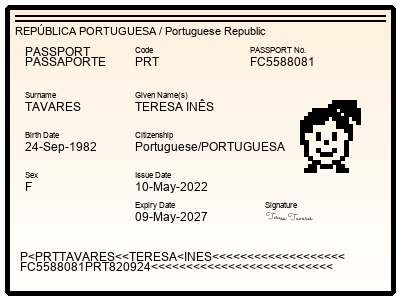
#> input picture password_image.png, 400 x 300 px
$ python -i utils.py   (imports and definitions only)
#> lines starting #> are read from the running program, lines starting #| are printed output that depends on the picture; after the words box and inside, x2 and y2 are one past the last pixel; in counts of white or black regions, pixels touching at a corner belong together
#> further down, picture is the input picture: PIL image 400x300 RGB; mean R, G, B 222.5, 216.1, 208
import string
from PIL import Image, ImageChops

def birthdate_to_num(birthdate: string):
    month_map = {
        'Jan': '01',
        'Feb': '02',
        'Mar': '03',
        'Apr': '04',
        'May': '05',
        'Jun': '06',
        'Jul': '07',
        'Aug': '08',
        'Sep': '09',
        'Oct': '10',
        'Nov': '11',
        'Dec': '12'
    }

    day, month_abbr, year = birthdate.split('-')
    return year[-2:] + month_map[month_abbr] + day.zfill(2)


def date_to_num_list(birthdate: string):
    month_map = {
        'Jan': '01',
        'Feb': '02',
        'Mar': '03',
        'Apr': '04',
        'May': '05',
        'Jun': '06',
        'Jul': '07',
        'Aug': '08',
        'Sep': '09',
        'Oct': '10',
        'Nov': '11',
        'Dec': '12'
    }

    day, month_abbr, year = birthdate.split('-')
    return year, month_map[month_abbr], day


def cropImage(image, registrationPoint=(0, 0), threshold=225):
    """
    Crops a grayscale image by removing borders whiter than the given threshold.
    Pixels with values >= threshold are treated as white (ignored).
    """
#> called with registrationPoint = (0, 0), threshold = 225
    im = image.convert("L")  # Ensure grayscale

    # Create a mask of pixels darker than threshold
    mask = im.point(lambda x: 0 if x >= threshold else 255, mode='1')
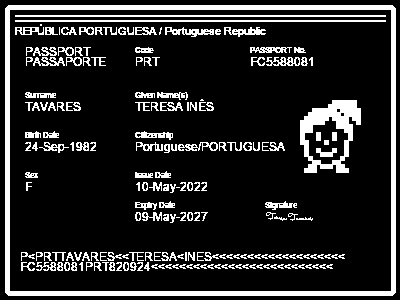
#> mask: PIL image 400x300 1; 15.3% white; 190 white regions (54 under 20 px), largest, box (x1, y1, x2, y2) and area: (5, 5, 396, 296) 6696, (300, 100, 361, 173) 1910, (15, 15, 386, 17) 742

    # Get bounding box of non-white (i.e., below threshold) content
    bbox = mask.getbbox()
#> bbox = (5, 5, 396, 296)

    if bbox is None:
        print("Image is completely white or above threshold!")
        return None, None

    # Crop the original image using this bbox
    cropped = im.crop(bbox)
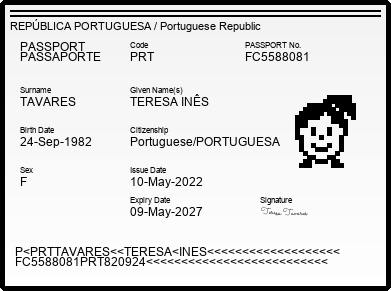
#> cropped: PIL image 391x291 L; min 0, max 255, mean 215

    # Adjust registration point
    left, upper, _, _ = bbox
#> left = 5; upper = 5
    newRegistrationPoint = (
        registrationPoint[0] - left,
        registrationPoint[1] - upper
    )
#> newRegistrationPoint = (-5, -5)

    return cropped, newRegistrationPoint

>>> from PIL import Image
>>> picture = Image.open('password_image.png')
>>> result = cropImage(picture)
